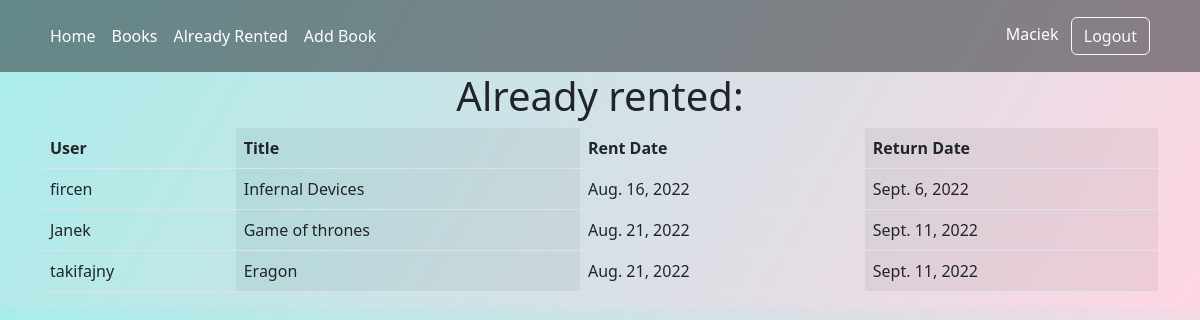
The page /rented (signed in) on the database its author committed.
### base/models.py (models this page shows, shortened)
class Rents(models.Model):
    user = models.ForeignKey(User, on_delete=models.CASCADE)
    rent_date = models.DateField(auto_now_add=True)
    return_date = models.DateField()
    book = models.ForeignKey(Book, on_delete=models.CASCADE)

class Book(models.Model):
    title = models.CharField(max_length=100)
    author = models.CharField(max_length=100)
    publish_year = models.CharField(max_length=30)
    publisher = models.CharField(max_length=100)
    descritpion = models.CharField(max_length=600)
    free = models.BooleanField(null=True, default='True')
    cover = models.ImageField(blank=True, null=True)

### base/views.py (the view)
# urls.py: path('rented', views.rented, name='rented')
@login_required(login_url='/login')
def rented(request):
    Rent = Rents.objects.all()
    return render(request, 'base/rented.html', {'rents': Rent})

### base/templates/base/rented.html
{%extends 'base.html'%}
{% block content %}
<div class="container">
    <div class="d-flex align-items-center justify-content-center ">
        <h1>Already rented:</h1>
    </div>
    <table class="table table-striped-columns">
        <thead>
            <tr>
                <th scope="col">User</th>
                <th scope="col">Title</th>
                <th scope="col">Rent Date</th>
                <th scope="col">Return Date</th>
            </tr>
        </thead>
        <tbody>
            {% for rent in rents %}
            <tr>
                <td>{{rent.user.username}}</td>
                <td>{{rent.book.title}}</td>
                <td>{{rent.rent_date}}</td>
                <td>{{rent.return_date}}</td>
            </tr>
            {% endfor %}
        </tbody>
    </table>
</div>
{% endblock content %}

### templates/navbar.html (shortened to what this page needs)
{% if request.user.is_staff %}
<header class="p-3 text-bg-dark bg-opacity-50  ">
  <div class="container ">
    <div class="d-flex flex-wrap align-items-center justify-content-center justify-content-lg-start">
      <ul class="nav col-12 col-lg-auto me-lg-auto mb-2 justify-content-center mb-md-0">
        <li><a href="/" class="nav-link px-2 text-white">Home</a></li>
        <li><a href="/books/?page=1" class="nav-link px-2 text-white">Books</a></li>
        <li><a href="/rented" class="nav-link px-2 text-white">Already Rented</a></li>
        <li><a href="/add_book" class="nav-link px-2 text-white">Add Book</a></li>
      </ul>
      <div class="text-end">
        <span class="navbar-text px-2 text-white">{{request.user |capfirst }}</span>
        <a href="/logout"><button type="button" class="btn btn-outline-light me-2" href="/logout">Logout</button></a>
      </div>
    </div>
  </div>
</header>
{% endif %}

### rows shown on the page
Rents: user.username "fircen", book "Infernal Devices", rent_date "Aug. 16, 2022", return_date "Sept. 6, 2022"
Rents: user.username "Janek", book "Game of thrones", rent_date "Aug. 21, 2022", return_date "Sept. 11, 2022"
Rents: user.username "takifajny", book "Eragon", rent_date "Aug. 21, 2022", return_date "Sept. 11, 2022"

### other values the page prints
{{ request.user |capfirst }} "Maciek"
